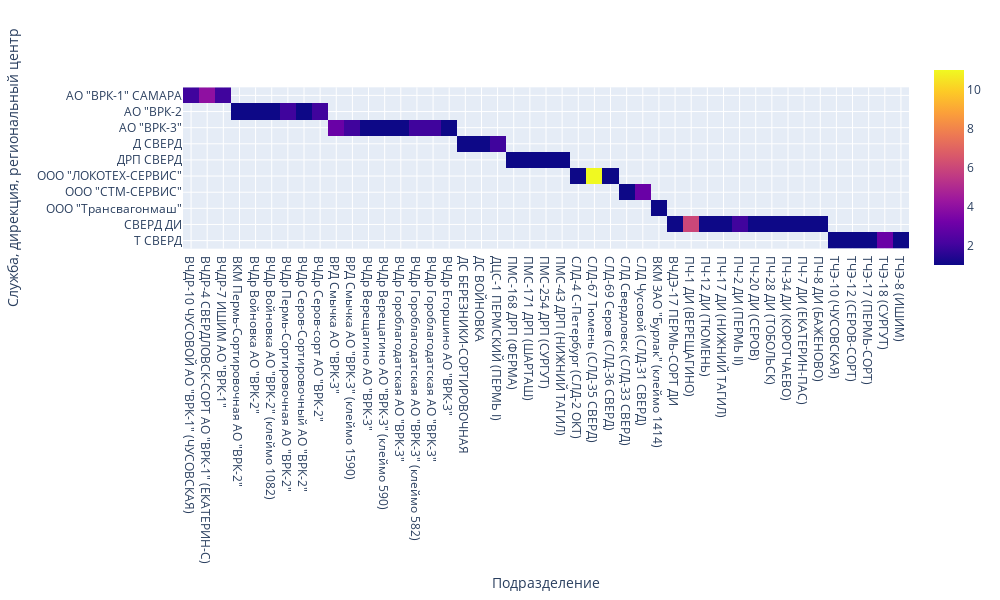

The cell this chart's notebook holds for it:
### Code cell
pivot=df.groupby(['Служба, дирекция, региональный центр','Подразделение'])['Дорога'].count().unstack()
fig = px.imshow(pivot, width=1000, height=600)
fig.show()

### Figure 1 — Plotly figure (JSON) as saved in the notebook; plotly's stock layout.template omitted (floating-point values rounded to 4 significant figures; data arrays with more than 128 entries replaced by an {"elided": "..."} marker saying what was removed)
{"data": [{"coloraxis": "coloraxis", "hovertemplate": "Подразделение: %{x}<br>Служба, дирекция, региональный центр: %{y}<br>color: %{z}<extra></extra>", "name": "0", "type": "heatmap", "x": ["ВЧДР-10 ЧУСОВОЙ АО \"ВРК-1\" (ЧУСОВСКАЯ)", "ВЧДР-4 СВЕРДЛОВСК-СОРТ АО \"ВРК-1\" (ЕКАТЕРИН-С)", "ВЧДР-7 ИШИМ АО \"ВРК-1\"", "ВКМ Пермь-Сортировочная АО \"ВРК-2\"", "ВЧДр Войновка АО \"ВРК-2\"", "ВЧДр Войновка АО \"ВРК-2\" (клеймо 1082)", "ВЧДр Пеpмь-Соpтировочная АО \"ВРК-2\"", "ВЧДр Сеpов-Соpтировочный АО \"ВРК-2\"", "ВЧДр Серов-сорт АО \"ВРК-2\"", "ВРД Смычка АО \"ВРК-3\"", "ВРД Смычка АО \"ВРК-3\" (клеймо 1590)", "ВЧДр Веpещагино АО \"ВРК-3\"", "ВЧДр Веpещагино АО \"ВРК-3\" (клеймо 590)", "ВЧДр Гоpоблагодатская АО \"ВРК-3\"", "ВЧДр Гоpоблагодатская АО \"ВРК-3\" (клеймо 582)", "ВЧДр Гороблагодатская АО \"ВРК-3\"", "ВЧДр Егоpшино АО \"ВРК-3\"", "ДС БЕРЕЗНИКИ-СОРТИРОВОЧНАЯ", "ДС ВОЙНОВКА", "ДЦС-1 ПЕРМСКИЙ (ПЕРМЬ I)", "ПМС-168 ДРП (ФЕРМА)", "ПМС-171 ДРП (ШАРТАШ)", "ПМС-254 ДРП (СУРГУТ)", "ПМС-43 ДРП (НИЖНИЙ ТАГИЛ)", "СЛД-4 С-Петербург (СЛД-2 ОКТ)", "СЛД-67 Тюмень (СЛД-35 СВЕРД)", "СЛД-69 Серов (СЛД-36 СВЕРД)", "СЛД Свердловск (СЛД-33 СВЕРД)", "СЛД Чусовой (СЛД-31 СВЕРД)", "ВКМ ЗАО \"Бурлак\" (клеймо 1414)", "ВЧДЭ-17 ПЕРМЬ-СОРТ ДИ", "ПЧ-1 ДИ (ВЕРЕЩАГИНО)", "ПЧ-12 ДИ (ТЮМЕНЬ)", "ПЧ-17 ДИ (НИЖНИЙ ТАГИЛ)", "ПЧ-2 ДИ (ПЕРМЬ II)", "ПЧ-20 ДИ (СЕРОВ)", "ПЧ-28 ДИ (ТОБОЛЬСК)", "ПЧ-34 ДИ (КОРОТЧАЕВО)", "ПЧ-7 ДИ (ЕКАТЕРИН-ПАС)", "ПЧ-8 ДИ (БАЖЕНОВО)", "ТЧЭ-10 (ЧУСОВСКАЯ)", "ТЧЭ-12 (СЕРОВ-СОРТ)", "ТЧЭ-17 (ПЕРМЬ-СОРТ)", "ТЧЭ-18 (СУРГУТ)", "ТЧЭ-8 (ИШИМ)"], "xaxis": "x", "y": ["АО \"ВРК-1\" САМАРА", "АО \"ВРК-2", "АО \"ВРК-3\"", "Д СВЕРД", "ДРП СВЕРД", "ООО \"ЛОКОТЕХ-СЕРВИС\"", "ООО \"СТМ-СЕРВИС\"", "ООО \"Трансвагонмаш\"", "СВЕРД ДИ", "Т СВЕРД"], "yaxis": "y", "z": {"elided": "10x45 int values"}}], "layout": {"coloraxis": {"colorscale": [[0, "#0d0887"], [0.1111, "#46039f"], [0.2222, "#7201a8"], [0.3333, "#9c179e"], [0.4444, "#bd3786"], [0.5556, "#d8576b"], [0.6667, "#ed7953"], [0.7778, "#fb9f3a"], [0.8889, "#fdca26"], [1, "#f0f921"]]}, "height": 600, "margin": {"t": 60}, "width": 1000, "xaxis": {"anchor": "y", "constrain": "domain", "domain": [0, 1], "scaleanchor": "y", "title": {"text": "Подразделение"}}, "yaxis": {"anchor": "x", "autorange": "reversed", "constrain": "domain", "domain": [0, 1], "title": {"text": "Служба, дирекция, региональный центр"}}}}
